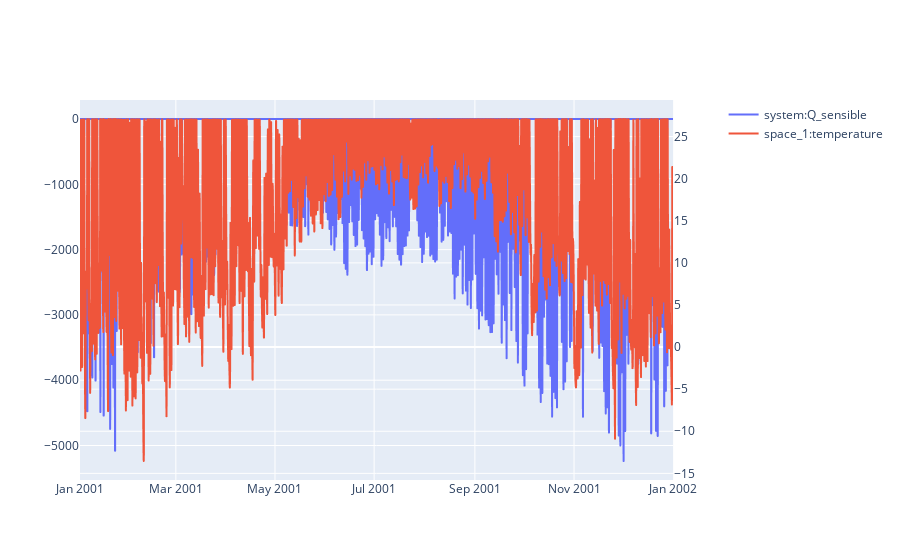

The code cell stored with this chart in its notebook:
### Code cell
sim.plot(pro.dates(),[pro.component("system").variable("Q_sensible"),pro.component("space_1").variable("temperature")],axis=[1,2])

### Figure 1 — Plotly figure (JSON) as saved in the notebook; plotly's stock layout.template omitted (floating-point values rounded to 4 significant figures; data arrays with more than 128 entries replaced by an {"elided": "..."} marker saying what was removed)
{"data": [{"hovertemplate": "date=%{x}<br>system:Q_sensible=%{y}<extra></extra>", "legendgroup": "", "line": {"dash": "solid"}, "marker": {"symbol": "circle"}, "mode": "lines", "name": "system:Q_sensible", "showlegend": true, "type": "scattergl", "x": {"elided": "8760 str values"}, "xaxis": "x", "y": {"elided": "8760 float values"}, "yaxis": "y"}, {"hovertemplate": "date=%{x}<br>space_1:temperature=%{y}<extra></extra>", "legendgroup": "", "line": {"dash": "solid"}, "marker": {"symbol": "circle"}, "mode": "lines", "name": "space_1:temperature", "showlegend": true, "type": "scattergl", "x": {"elided": "8760 str values"}, "xaxis": "x", "y": {"elided": "8760 float values"}, "yaxis": "y2"}], "layout": {"xaxis": {"anchor": "y", "domain": [0, 0.94]}, "yaxis": {"anchor": "x", "domain": [0, 1]}, "yaxis2": {"anchor": "x", "overlaying": "y", "side": "right"}}}
